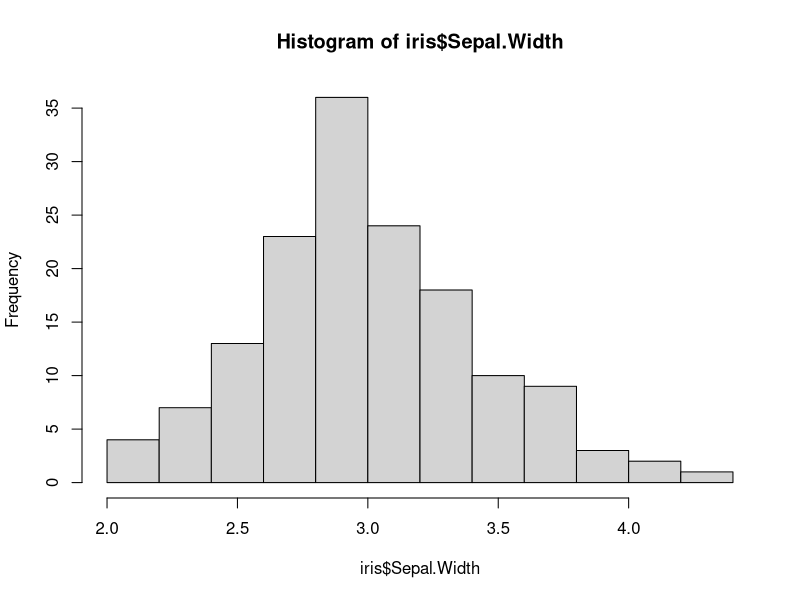
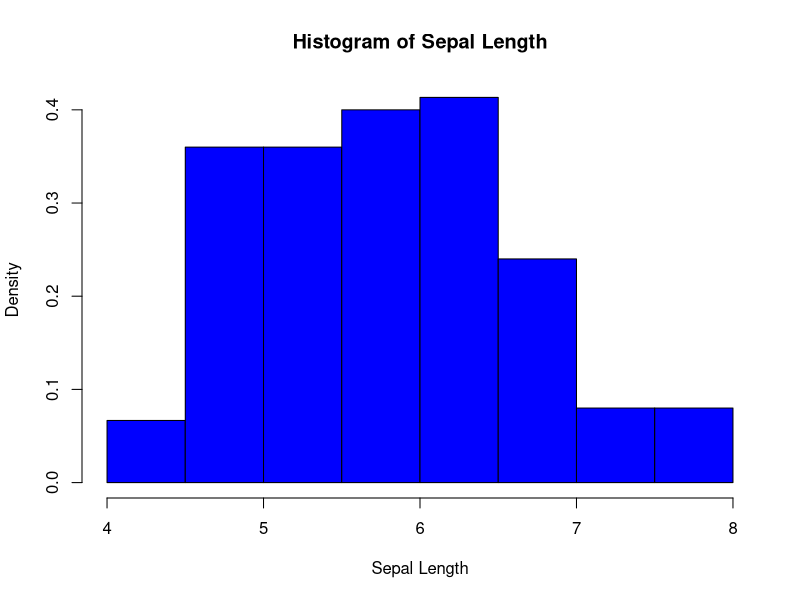
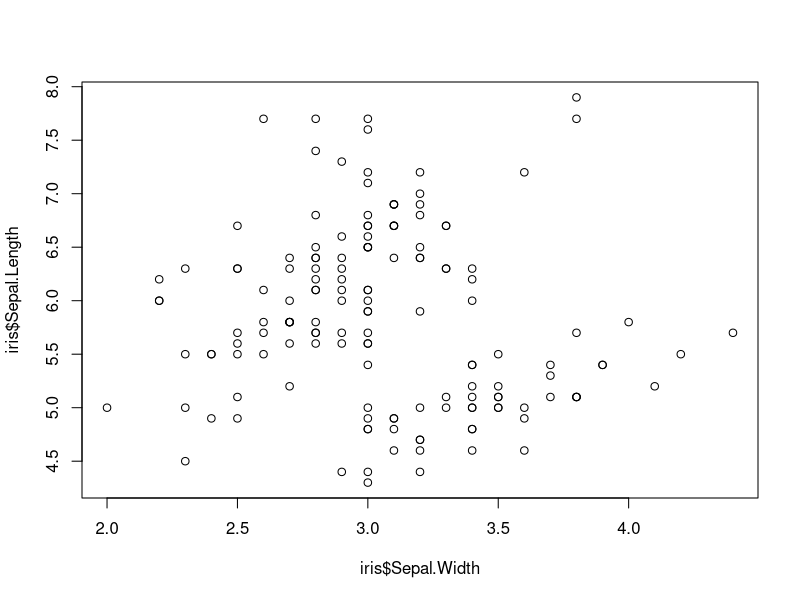
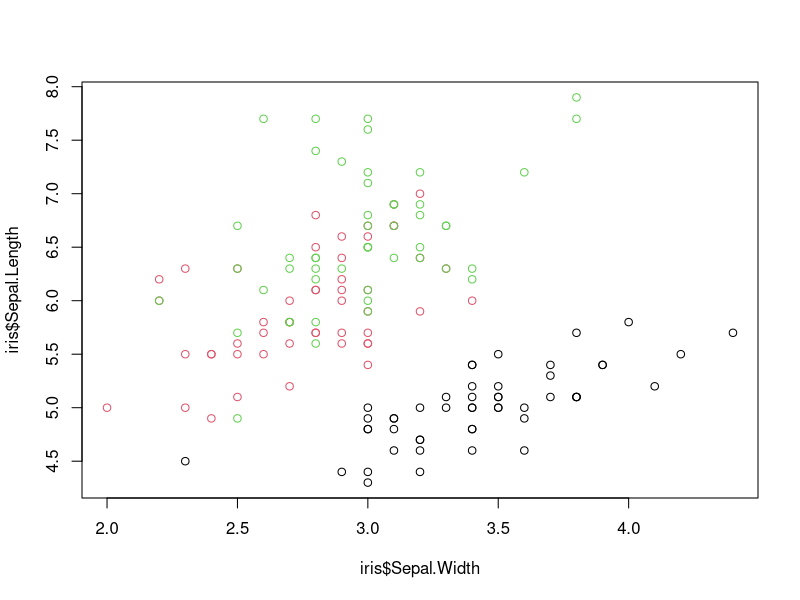

The R script that drew these images, in order:
## ---- chunk 1
knitr::opts_chunk$set(echo = TRUE)
## ---- chunk 2
# Import libraries here 

## ---- chunk 3
5*10

5/8

10^3

10**3

log(10)

log10(10)

sin(2*pi)
## ---- chunk 4
# Assignment using the equal operator.
a = 5

# Assignment using the leftward operator (<-)
b <- 10

# Assignment using the rightward operator (->)
15 -> c
## ---- chunk 5
print(a)
b
c
## ---- chunk 6
x <- "genomics"
class(x)
typeof(x)
attributes(x)
## ---- chunk 7
x <- c(5, 10, 15)
x
class(x)
## ---- chunk 8
y <- c("Toad", "the", "Wet", "Sprocket")
y
class(y)
## ---- chunk 9
z <- c(TRUE,TRUE,FALSE,TRUE,FALSE)
z
class(z)
## ---- chunk 10
length(x)
length(y)
## ---- chunk 11
str(x)
str(y)
## ---- chunk 12
z <- c(1, "Radiohead", 4.0)
z
## ---- chunk 13
# Create numerical vector
x<-c(1,5,10,15)
x
class(x)
# Coerce to character vector
y<-as.character(x)
y
class(y)

# Coerce to logical vector
z<-as.logical(x)
z
class(z)
## ---- chunk 14
x[1] # returns the first (1-based) element of the vector 'x'

x[c(2:3)] # returns elements 2-4 of the vector x

## ---- chunk 15
m <- matrix(c(1:50), nrow=10,ncol=5)
m

class(m)

typeof(m)
## ---- chunk 16
dim(m) #Returns the current dimensions of m. Returns, in order, nRow and nCol

dim(m)<-c(2,25) # Change the dimensions of m to be 2 rows and 25 columns

dim(m)

head(m)
## ---- chunk 17
x <- list(3.1415, "neuron", 18L, FALSE)
x
## ---- chunk 18
x[[1]] # retrieves the first element of the list x

x[[1]] <- "4.0" # updates/sets the first element of the list x
## ---- chunk 19
x <- list(pi=3.1415, celltype="neuron", myNum=18L, significant=FALSE)
x

x['celltype']

names(x) # Get or set list names
## ---- chunk 20
genes <- data.frame(
  name=c("Asl","Apod","Cyp2d22","Klk6","Fcrls"),
  EntrezID=c(109900,11815,56448,19144,80891),
  chrom=c("chr5","chr16","chr15","chr7","chr3"),
  start=c(130011258,31297341,82259593,43825395,87250758)
)

genes
## ---- chunk 21
class(genes)

str(genes)
## ---- chunk 22
genes$chrom

genes$name
## ---- chunk 23
genes[1:3,] #returns the first three rows of genes
genes[,1:2] #returns the firwt two columns of genes

genes[1:3,c("name","chrom")] # Column names can also be sliced/selected by name
## ---- chunk 24
x<-40
if (x %% 2 == 0) {
  print("even")
} else {
  print("odd")
}
## ---- chunk 25
x <-1:20

ifelse(x %% 2 == 0, "even", "odd")
## ---- chunk 26
for (i in c(1:10)) {
  print(i)
}
## ---- chunk 27
data(iris) # loads a pre-stored data frame called 'iris'

head(iris)

## ---- chunk 28
dim(iris)
## ---- chunk 29
summary(iris)
## ---- chunk 30
hist(iris$Sepal.Width)

hist(iris$Sepal.Length, main="Histogram of Sepal Length", xlab="Sepal Length", col="blue", freq=FALSE)

## ---- chunk 31
plot(iris$Sepal.Width, iris$Sepal.Length)
## ---- chunk 32
plot(iris$Sepal.Width, iris$Sepal.Length, col=iris$Species)
## ---- chunk 33
sessionInfo()
